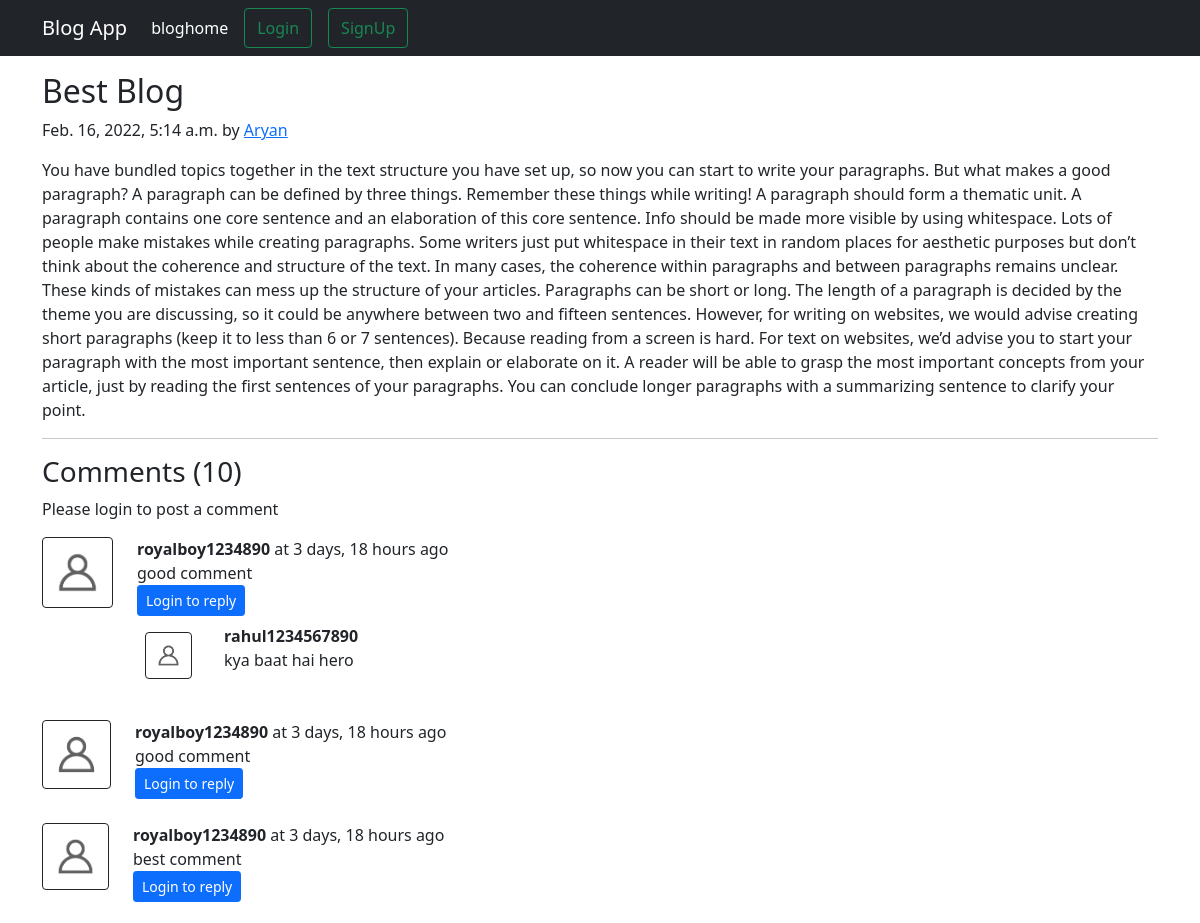
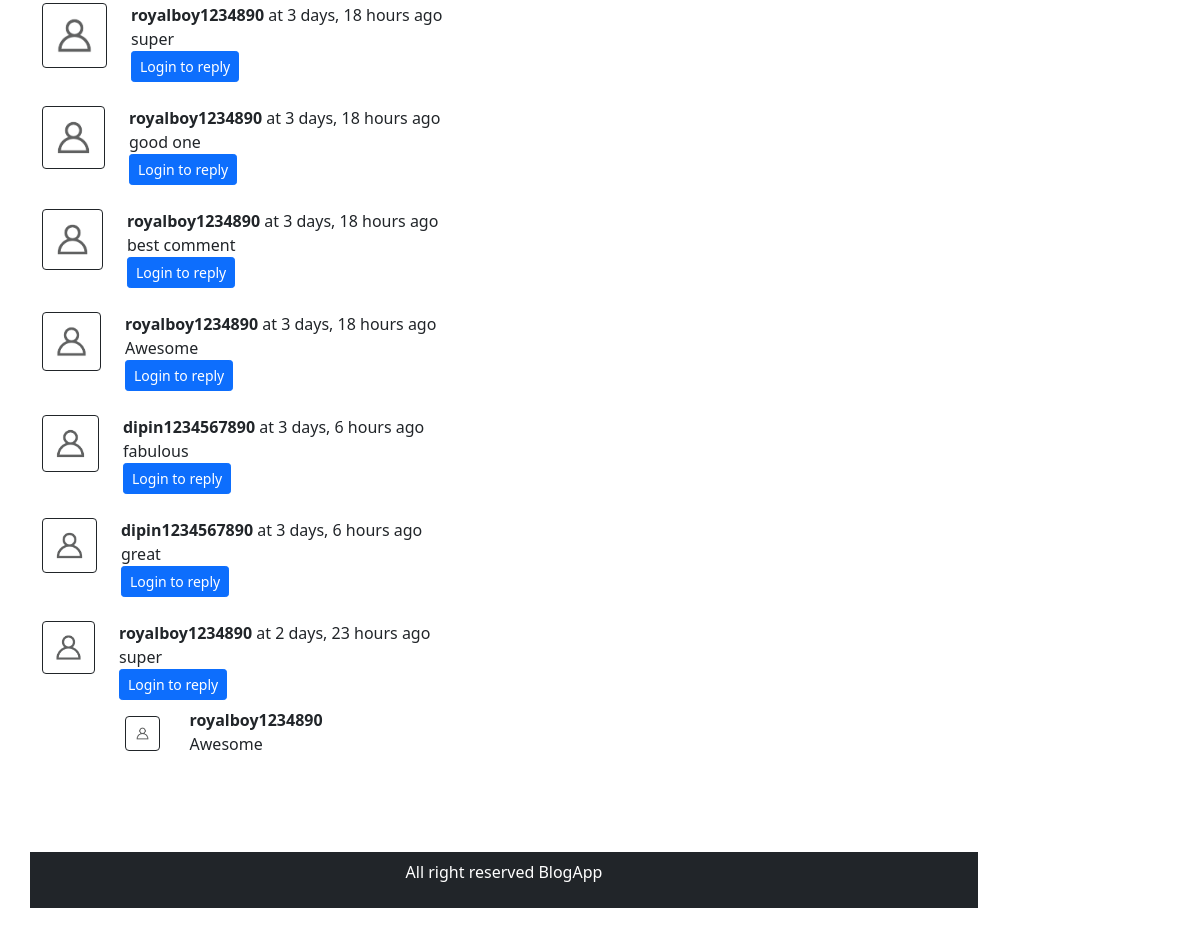
The page /trend-blog/ on the database its author committed (2 pictures, top to bottom).
### src/models.py (models this page shows, shortened)
class Post(models.Model):
    sno=models.AutoField(primary_key=True)
    title=models.CharField(max_length=255)
    author=models.CharField(max_length=15)
    slug=models.CharField(max_length=130)
    timeStamp=models.DateTimeField(blank=True)
    content=models.TextField()

class BlogComment(models.Model):
    sno= models.AutoField(primary_key=True)
    comment=models.TextField()
    user=models.ForeignKey(User, on_delete=models.CASCADE)
    post=models.ForeignKey(Post, on_delete=models.CASCADE)
    parent=models.ForeignKey('self',on_delete=models.CASCADE, null=True )
    timeStamp= models.DateTimeField(default=now)

### src/views.py (the view)
# urls.py: path('<str:slug>/', views.blogpost, name="blogpost"),
def blogpost(request, slug):
    post=Post.objects.filter(slug=slug).first()
    comments= BlogComment.objects.filter(post=post, parent=None)
    replies= BlogComment.objects.filter(post=post).exclude(parent=None)
    replyDict={}
    for reply in replies:
        if reply.parent.sno not in replyDict.keys():
            replyDict[reply.parent.sno]=[reply]
        else:
            replyDict[reply.parent.sno].append(reply)
    context={'post':post, 'comments': comments, 'user': request.user, 'replyDict': replyDict}
    return render(request, "blogpost.html", context)

### src/templatetags/extras.py (called while the page is built)
@register.filter(name='get_val')
def get_val(dict, key):
    return dict.get(key)

### src/templates/blogpost.html (shortened to what this page needs)
{% extends 'base.html' %}
{% block content %}
{% load humanize %}
{% load extras %}
<div class="container my-3">
        <h2 class="blog-post-title">{{post.title}}</h2>
        <p class="blog-post-meta">{{post.timeStamp}} by <a href="#">{{post.author}}</a></p>
        <p>{{post.content}}</p>
        <hr>
      </div>
      <div class="container">
        <h3>Comments ({{comments.count}})</h3>
        <div class="my-2">
          {% if user.is_authenticated %}
          <form action="/postComment" method="post">
            {% csrf_token %}
              <div class="form-group">
                  <label for="exampleInputEmail1">Post Comment </label>
                  <input type="text" class="form-control" name="comment" placeholder="Enter comment here">
              </div>
              <input type="hidden" name="postSno" value="{{post.sno}}">
              <input type="hidden" name="parentSno" value="">
              <button type="submit" class="btn btn-primary">Submit</button>
          </form>
          {% else %}
          Please login to post a comment
          {% endif %}
          {% for comment in comments %}
      <div class="row my-3">
          <div class="col-md-1  ">
          <img class="rounded mx-auto d-block w-100 p-2 border border-dark" src="/static/img/user.png"  alt="user">
          </div>
          <div class="col-md-11 ">
            <b> {{comment.user.username}} </b> at  {{comment.timeStamp| naturaltime}}
            <div>   {{comment.comment}} </div>
            <div class="reply mx-0">
              {% if user.is_authenticated %}
              <button class="btn btn-sm btn-primary" type="button" data-bs-toggle="collapse" data-bs-target="#replyBox{{comment.sno}}" aria-expanded="false" aria-controls="replyBox{{comment.sno}}">
                  Reply
              </button>
              <div class="collapse" id="replyBox{{comment.sno}}">
                  <div class="card card-body my-2">
                      <form action="/postComment" method="post">
                          {% csrf_token %}
                          <div class="form-group">
                              <label for="comment">Post a reply </label>
                              <input type="text" class="form-control" name="comment" placeholder="Enter comment here">
                              <input type="hidden" name="parentSno" value="{{comment.sno}}">
                          </div>
                          <input type="hidden" name="postSno" value="{{post.sno}}">
                          <button type="submit" class="btn btn-primary">Submit</button>
                      </form>
                  </div>
              </div>
              {% else %}
              <button class="btn btn-sm btn-primary" type="button" data-toggle="collapse" data-target="#replyBox{{comment.sno}}" aria-expanded="false" aria-controls="replyBox{{comment.sno}}">
                Login to reply
            </button>
            {% endif %}
            <div class="replies my-2 ">
                {% for reply in replyDict|get_val:comment.sno %}
                <div class="row my-2">
                    <div class="col-md-1 ">
                        <img class="rounded mx-auto d-block w-75 my-2 border border-dark p-2" src="/static/img/user.png" alt="user">
                    </div>
                    <div class="col-md-11">
                        <div class="col-md-11 ">
                            <b> {{reply.user.username}} </b>
                            <div>{{reply.comment}}</div>
                          </div>
                          <br>
                      </div>
                  </div>
                  {% endfor %}
                </div>
      </div>
      </div>
      {% endfor %}
      </div>
      {% endblock content %}

### src/templates/base.html (shortened to what this page needs)
<!doctype html>
<html lang="en">
  <head>
    <link href="https://cdn.jsdelivr.net/npm/bootstrap@5.1.3/dist/css/bootstrap.min.css" rel="stylesheet">
  </head>
  <body>
    <nav class="navbar navbar-expand-lg navbar-dark bg-dark">
        <div class="container">
          <a class="navbar-brand" href="/">Blog App</a>
          <div class="collapse navbar-collapse" id="navbarSupportedContent">
            <ul class="navbar-nav">
              <li class="nav-item">
                <a class="nav-link active" href="/">bloghome</a>
              </li>
              {% if user.is_authenticated %}
              <ul class="navbar-nav mr-2">
              <li class="nav-item dropdown">
                <a class="nav-link dropdown-toggle" href="#" id="navbarDropdown" role="button" data-bs-toggle="dropdown" aria-expanded="false">
                  Welcome {{request.user}}
                </a>
                <div class="dropdown-menu" aria-labelledby="navbarDropdown">
                  <a class="dropdown-item" href="/logout">Logout</a>
                      </div>
                    </li>
                    </ul>
                    </div>
              {% else %}
            <button type="button" class="btn btn-outline-success mx-2" data-bs-toggle="modal" data-bs-target="#loginModal">
            Login
            </button>
            <button type="button" class="btn btn-outline-success mx-2" data-bs-toggle="modal" data-bs-target="#signupModal">
            SignUp
            </button>
            {% endif %}
            </ul>
          </div>
        </div>
      </nav>
    {% block content %}
    {% endblock content %}
    <footer class="bg-dark p-2 mt-5">
        <p class="text-center text-white "> All right reserved BlogApp</p>
    </footer>
  </body>
</html>

### rows shown on the page
Post: title "Best Blog", timeStamp "Feb. 16, 2022, 5:14 a.m.", author "Aryan", content "You have bundled topics together in the text structure you have set up, so now you can start to write your paragraphs. But what makes a good paragraph? A paragraph can be defined by three things. Remember these things while writing! A paragraph should form a thematic unit. A paragraph contains one core sentence and an elaboration of this core sentence. Info should be made more visible by using whitespace. Lots of people make mistakes while creating paragraphs. Some writers just put whitespace in their text in random places for aesthetic purposes but don’t think about the coherence and structure of the text. In many cases, the coherence within paragraphs and between paragraphs remains…"
BlogComment: user.username "royalboy1234890", timeStamp "3 days, 18 hours ago", comment "good comment"
BlogComment: user.username "rahul1234567890", comment "kya baat hai hero"
BlogComment: user.username "royalboy1234890", timeStamp "3 days, 18 hours ago", comment "good comment"
BlogComment: user.username "royalboy1234890", timeStamp "3 days, 18 hours ago", comment "best comment"
BlogComment: user.username "royalboy1234890", timeStamp "3 days, 18 hours ago", comment "super"
BlogComment: user.username "royalboy1234890", timeStamp "3 days, 18 hours ago", comment "good one"
BlogComment: user.username "royalboy1234890", timeStamp "3 days, 18 hours ago", comment "best comment"
BlogComment: user.username "royalboy1234890", timeStamp "3 days, 18 hours ago", comment "Awesome"
BlogComment: user.username "dipin1234567890", timeStamp "3 days, 6 hours ago", comment "fabulous"
BlogComment: user.username "dipin1234567890", timeStamp "3 days, 6 hours ago", comment "great"
BlogComment: user.username "royalboy1234890", timeStamp "2 days, 23 hours ago", comment "super"
BlogComment: user.username "royalboy1234890", comment "Awesome"

### other values the page prints
{{ comments.count }} "10"
